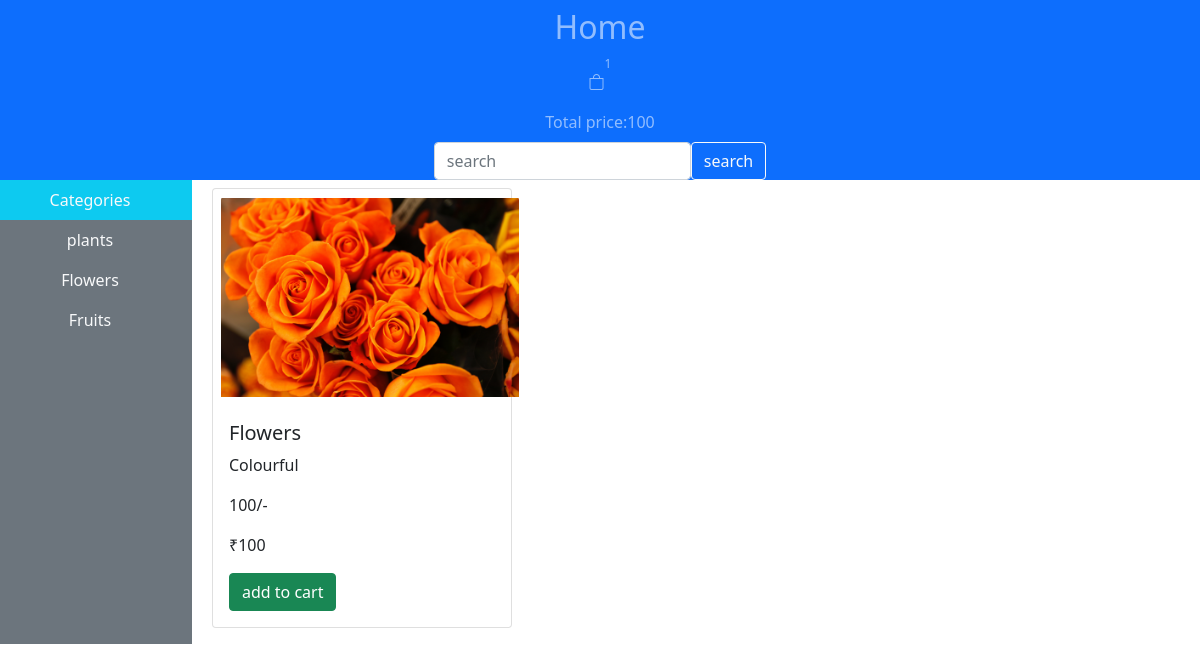
The page /product.php?category=2 on the database its author committed.
### tables this page shows
CREATE TABLE `categories` (
  `category_id` int(11) NOT NULL,
  `category_title` varchar(255) NOT NULL
);

CREATE TABLE `products` (
  `product_id` int(11) NOT NULL,
  `product_title` varchar(255) NOT NULL,
  `product_description` varchar(255) NOT NULL,
  `product_keyword` varchar(255) NOT NULL,
  `category_id` int(100) NOT NULL,
  `product_image1` varchar(255) NOT NULL,
  `product_price` varchar(255) NOT NULL,
  `status` varchar(255) NOT NULL
);

### product.php (the view, shortened to what this page needs)
<?php
include('dbconnection.php');
?>
<!DOCTYPE html>
<html lang="en">
<head>
    <link rel="stylesheet" href="https://cdn.jsdelivr.net/npm/bootstrap-icons@1.8.1/font/bootstrap-icons.css">
    <link href="https://cdn.jsdelivr.net/npm/bootstrap@5.1.3/dist/css/bootstrap.min.css" rel="stylesheet">
    <link rel="stylesheet" href="https://cdnjs.cloudflare.com/ajax/libs/font-awesome/4.7.0/css/font-awesome.min.css">
    <link rel="stylesheet" href="css/product.css">
</head>
<body>
<div class="conatiner-fluid ">
<nav class="navbar-exapand-lg navbar-dark bg-primary p-0">
<ul class="navbar-nav me-auto align-items-center">
<li class="nav-item">
<a class="nav-link " href="main.php"><h2>Home</h2></a></li>
<li class="nav-item">
<a class="nav-link d-flex" href="cart.php"><span class="bi bi-bag"></span><sup><?php cart_item(); ?><sup></a>
<li>
<a class="nav-link" href="#">Total price:<?php total_cart_price();?></a>
</li>
<li class="nav-item d-flex">
<form class="d-flex" action="search.php" method="GET">
<input class="form-control m-0" type="search" placeholder="search" name="search_data">
<input type="submit" value="search" class="btn btn-outline-light" name="search_data_product">
</form>
</li>
</ul>
</nav>
<div class="row">
<div class="col-md-2 bg-secondary p-0">
<ul class="navbar-nav me-auto text-center">
<li class="nav-item bg-info">
        <a href="#" class="nav-link text-light">Categories</a>
    </li>
<?php
$select_categories="select * from categories";
$result_categories=mysqli_query($con,$select_categories);
while($row_data=mysqli_fetch_assoc($result_categories)){
  $category_title=$row_data['category_title'];
  $category_id=$row_data['category_id'];
  echo"<li class='nav-item'>
  <a href='product.php?category=$category_id' class='nav-link text-light'>$category_title</a>
  </li>";
}
?>
</ul>
</div>
<div class="col-md-10">
<div class="row">
<?php
if(isset($_GET['category'])){
$category_id=$_GET['category'];
  $select_query="select * from products where category_id=$category_id";
  $result_query=mysqli_query($con,$select_query);
  while($row=mysqli_fetch_assoc($result_query)){
  $product_id=$row['product_id'];
  $product_title=$row['product_title'];
  $product_description=$row['product_description'];
  $product_image1=$row['product_image1'];
  $product_price=$row['product_price'];
  echo "<div class='col-md-4 mb-2'>
  <div class='card m-2' >
    <img src='images/$product_image1' class='card-img-top m-2' alt='...'>
    <div class='card-body'>
      <h5 class='card-title'>$product_title</h5>
      <p class='card-text'>$product_description</p>
      <p class='card-text'>$product_price/-</p>
      <p class='card-text' <h3>&#8377</h3>$product_price</p>
      <a href='product.php?add_to_cart=$product_id' class='btn btn-success'>add to cart</a>
    </div>
  </div>
  </div>";
  }
  }
?>
</div>
</div>
</div>
</div>
</body>
</html>

### css/product.css (style rules this page uses)
* { padding:0; margin:0; }
.card-img-top { width:100%; height:200px; object-fit:contain; }

### rows shown on the page
categories: category_title "plants"
categories: category_title "Flowers"
categories: category_title "Fruits"
products: product_image1 (picture), product_title "Flowers", product_description "Colourful", product_price "100"

### other values the page prints
$count_cart_item "1"
$total "100"
